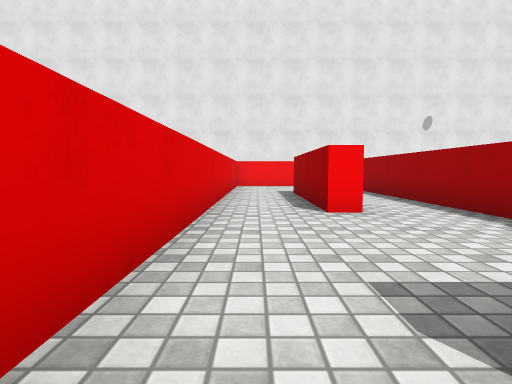
view 1 (above)

24 first-person views from a walk through a scene from a Unity 3-D project. The camera is 0.6 m above the floor, tilts 4° down and sees 80° across. The floor is counted in squares, 1 m on a side. Each view is taken from the middle of a square. On the plan, view 1 faces up. The plan holds only what a view shows up to about 9 squares ahead; the rest is blank. The place goes on beyond the plan. Surface patterns are stand-ins for the level's own textures.

view 2
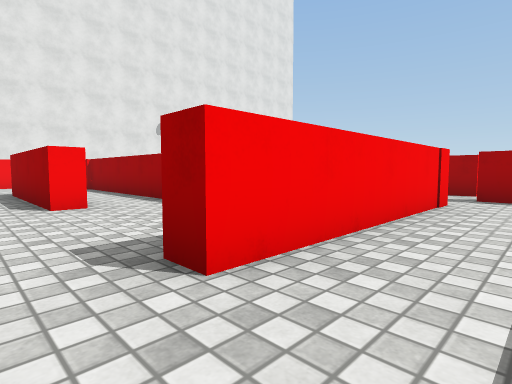

view 3
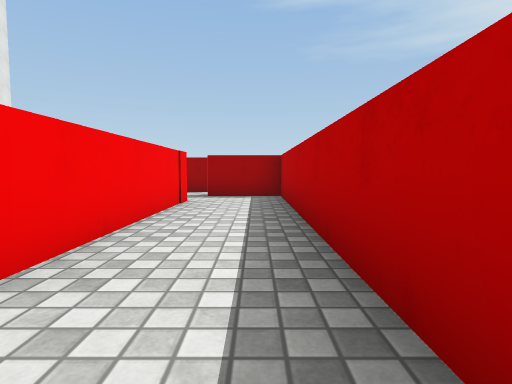

view 4
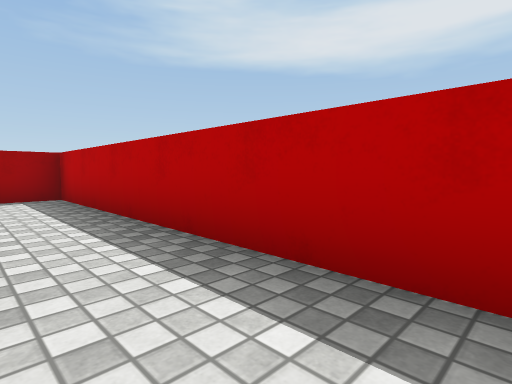

view 5
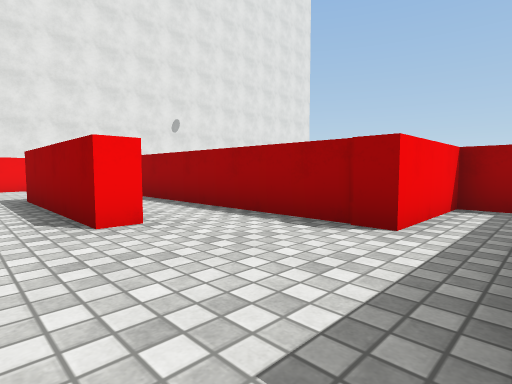

view 6
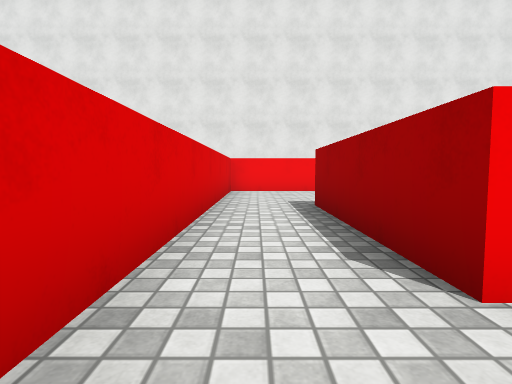

view 7
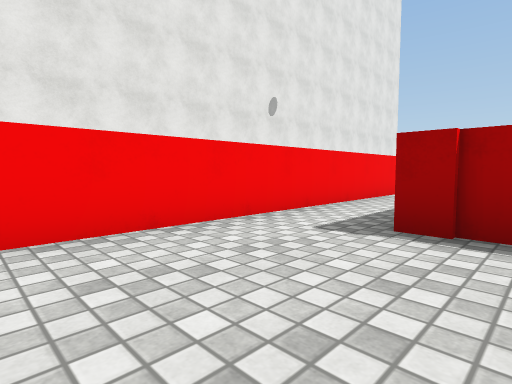

view 8
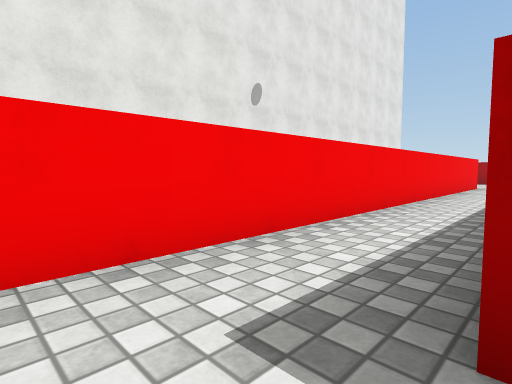

view 9
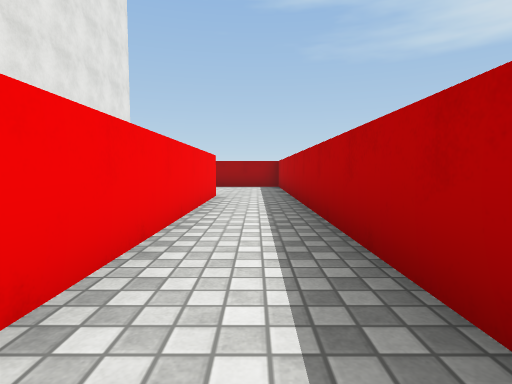

view 10
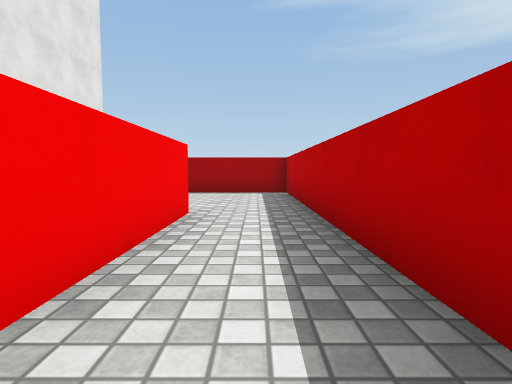

view 11
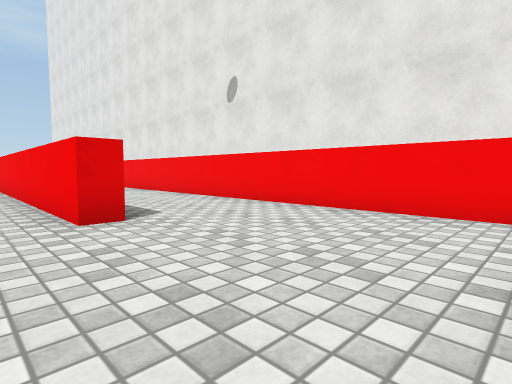

view 12
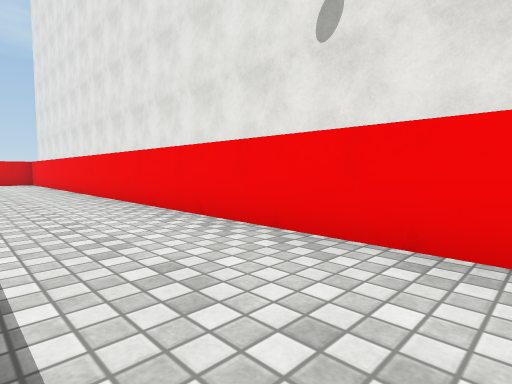

view 13
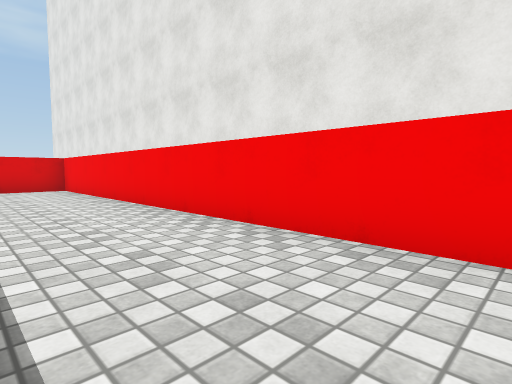

view 14
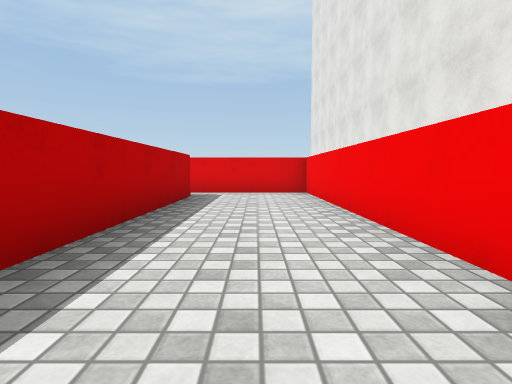

view 15
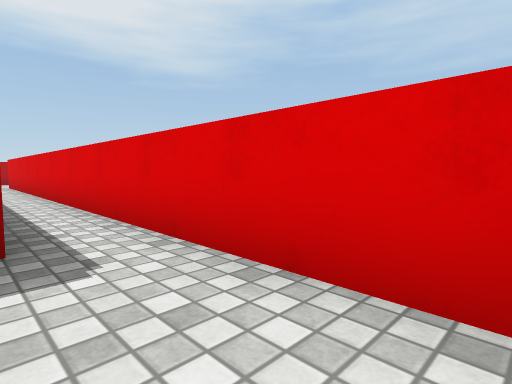

view 16
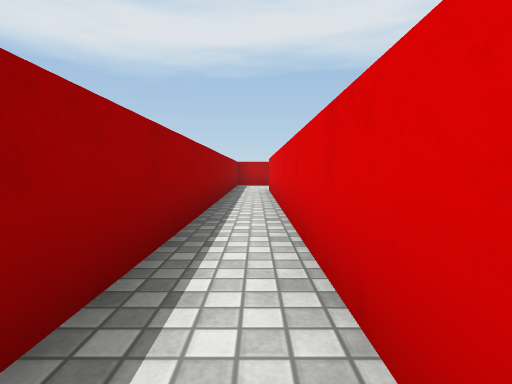

view 17
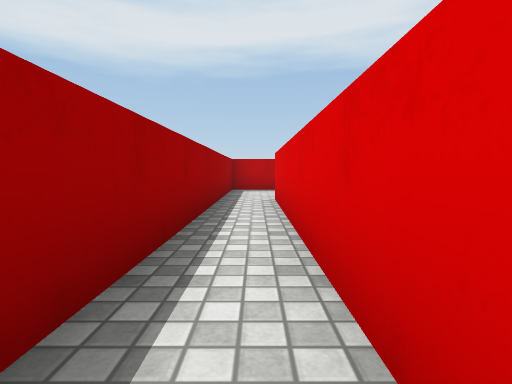

view 18
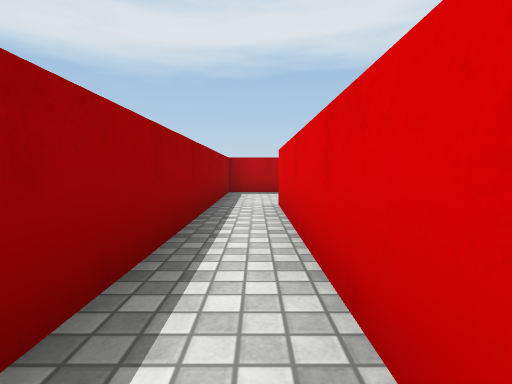

view 19
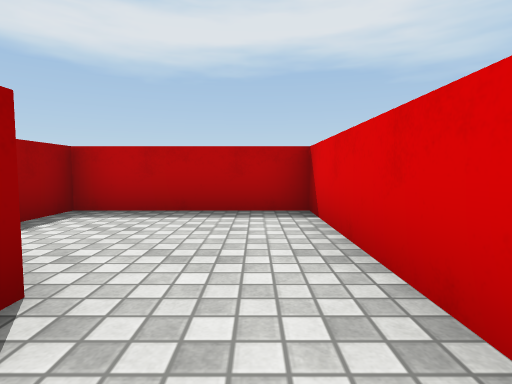

view 20
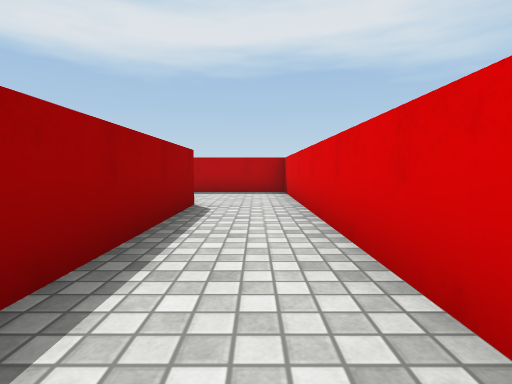

view 21
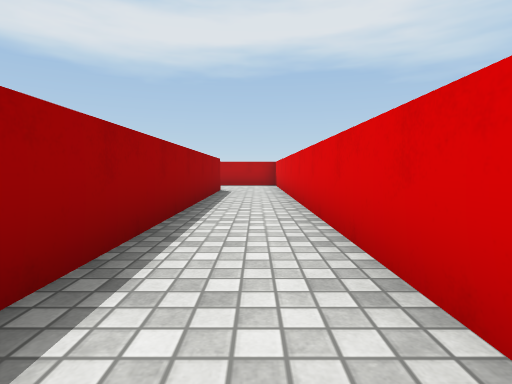

view 22
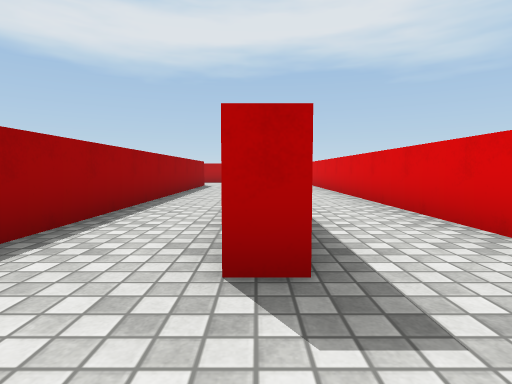

view 23
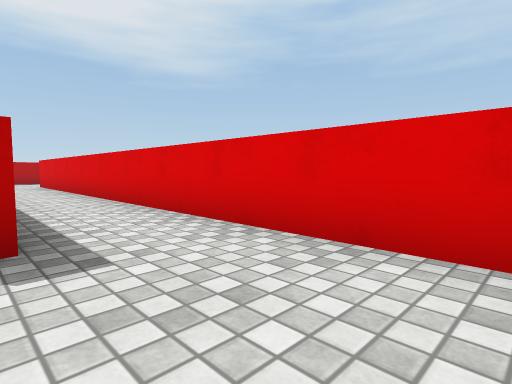

view 24
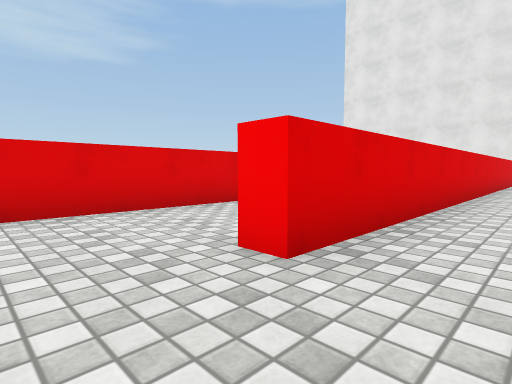

### Floor plan
Ten units are one square. View 1 is at (0, 0); x grows to the right and y downward. Boxes are objects, and circles mark ways between rooms. Rooms are numbered by the first view taken in them; rooms with no view inside come last. Other rooms are left out.
<svg viewBox="-110 -159 299 180">
<path fill="none" stroke="#000" d="M61 -4 10 -4M0 16 72 16 72 -2M16 -43 10 -43M-7 -45 -7 -8M10 -4 10 -10M56 -21 32 -21 32 -46M79 -101 144 -101M32 -46 32 -102M10 -43 10 -84M143 -120 -7 -120 -7 -45M143 -125 143 -120M144 -101 184 -101 184 -129M-12 -125 42 -125M176 -154 -24 -154 -24 -15M-12 -16 -12 -102M-105 -41 -105 -4M-48 -101 -48 -14M-54 -125 -48 -125M-73 -149 -73 -16 -79 -16M-29 -15 -29 -116M-48 -14 -48 16 -12 16 -12 -16"/>
<circle cx="5" cy="-10" r="3" fill="#2a7"/>
<circle cx="10" cy="-50" r="3" fill="#2a7"/>
<circle cx="150" cy="-110" r="3" fill="#2a7"/>
<circle cx="-20" cy="-20" r="3" fill="#2a7"/>
<circle cx="-40" cy="-20" r="3" fill="#2a7"/>
<text x="30" y="0">1</text>
<text x="10" y="-30">2</text>
<text x="40" y="-110">3</text>
<text x="70" y="-130">4</text>
<text x="-90" y="-70">5</text>
<text x="-30" y="0">6</text>
</svg>
Room 1 opens to room 2. Room 2 opens to room 3. Room 3 opens to room 4. Room 4 opens to room 6. Room 5 opens to room 6.

Where each view was taken, in squares from view 1:
view 1: 0 up, 0 right, facing up
view 2: 1 down, 0 right, facing up-right
view 3: 1 down, 0 right, facing right
view 4: 0 up, 0 right, facing down-right
view 5: 1 up, 0 right, facing up-right
view 6: 3 up, 0 right, facing up
view 7: 9 up, 0 right, facing up-right
view 8: 10 up, 2 right, facing up-right
view 9: 11 up, 7 right, facing right
view 10: 11 up, 10 right, facing right
view 11: 11 up, 18 right, facing up-left
view 12: 13 up, 13 right, facing up-left
view 13: 13 up, 8 right, facing up-left
view 14: 14 up, 6 right, facing left
view 15: 15 up, 1 left, facing down-left
view 16: 11 up, 2 left, facing down
view 17: 8 up, 2 left, facing down
view 18: 7 up, 2 left, facing down
view 19: 3 up, 4 left, facing down
view 20: 7 up, 4 left, facing down
view 21: 11 up, 4 left, facing down
view 22: 14 up, 5 left, facing down
view 23: 15 up, 5 left, facing down-left
view 24: 0 up, 6 left, facing up-left
